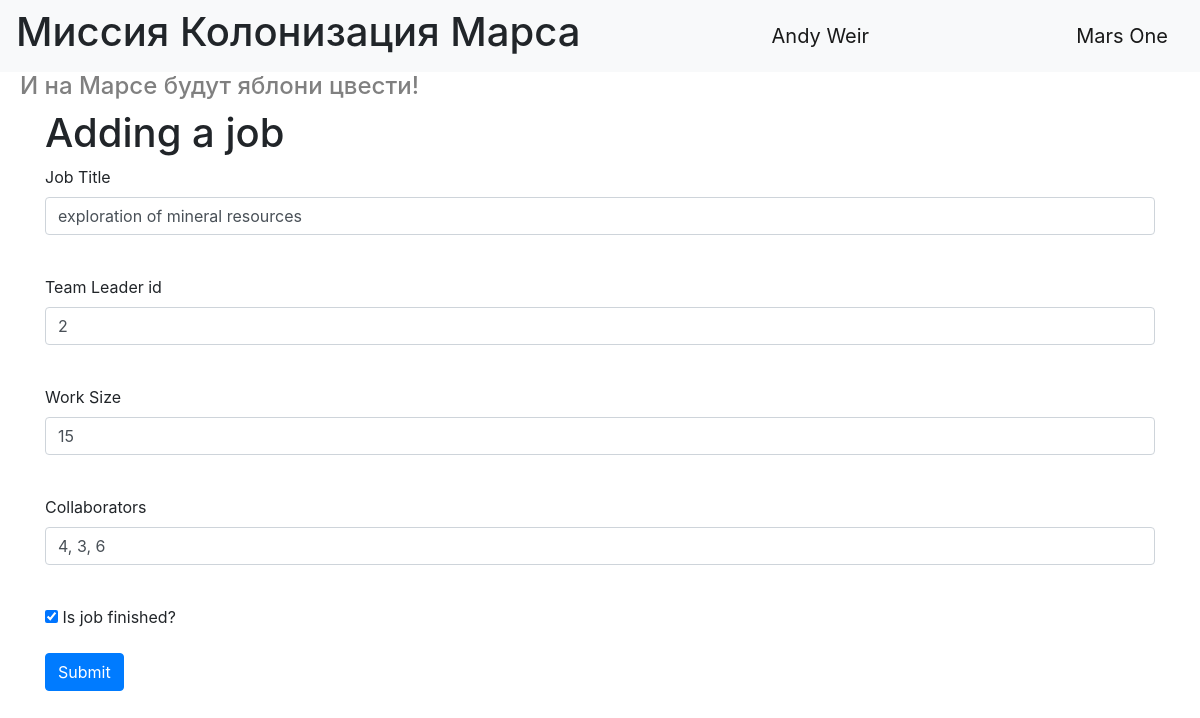
Page /jobs/2 (signed in) on the earlier database version.
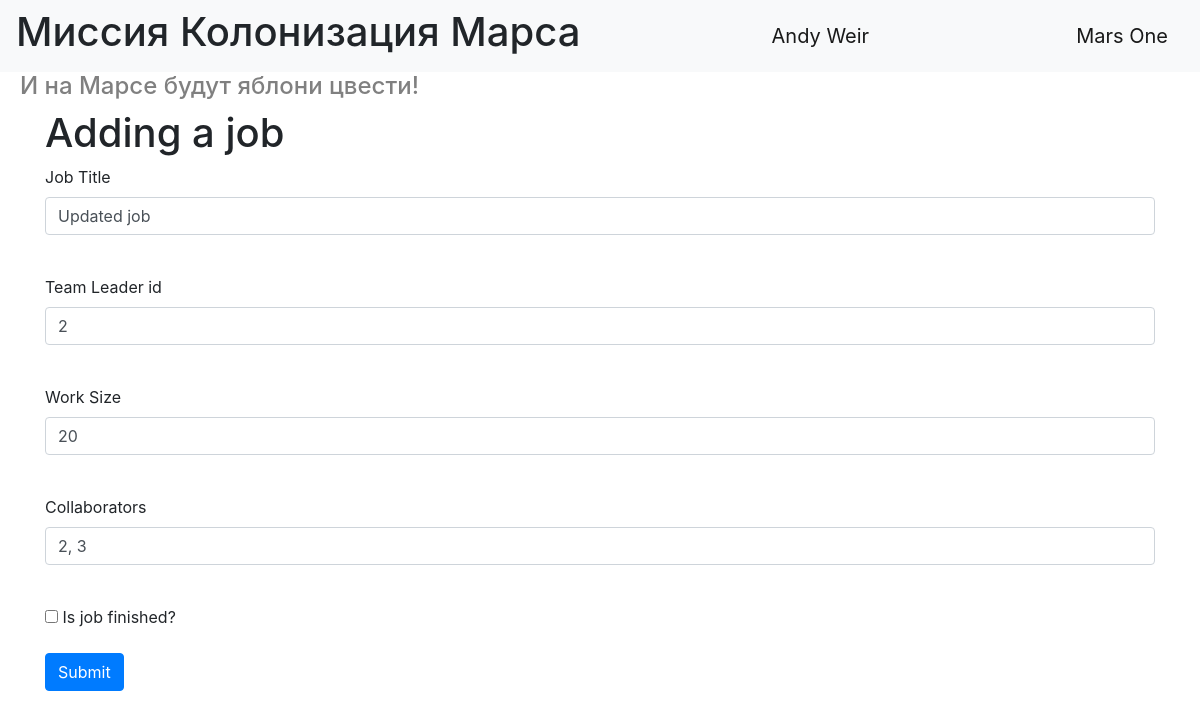
Same page on the later database version.
### data/jobs.py (models this page shows, shortened)
class Jobs(SqlAlchemyBase, SerializerMixin):
    __tablename__ = 'jobs'
    id = sqlalchemy.Column(sqlalchemy.Integer, primary_key=True, autoincrement=True)
    job = sqlalchemy.Column(sqlalchemy.String, nullable=True)
    work_size = sqlalchemy.Column(sqlalchemy.String, nullable=True, default=0)
    collaborators = sqlalchemy.Column(sqlalchemy.String, nullable=True)
    start_date = sqlalchemy.Column(sqlalchemy.DateTime, default=datetime.datetime.now)
    end_date = sqlalchemy.Column(sqlalchemy.DateTime, default=datetime.datetime.now)
    is_finished = sqlalchemy.Column(sqlalchemy.Boolean, default=True)
    team_leader = sqlalchemy.Column(sqlalchemy.Integer, sqlalchemy.ForeignKey("users.id"))
    user = orm.relationship('User', back_populates="jobs")

### index.py (the view, shortened to what this page needs)
@app.route('/jobs/<int:id>', methods=['GET', 'POST'])
@login_required
def edit_jobs(id):
    form = JobsForm()
    if request.method == "GET":
        db_sess = db_session.create_session()
        job = db_sess.query(Jobs).filter(Jobs.id == id).first()
        if job:
            if current_user.id == 1 or job.team_leader == current_user.id:
                form.title.data = job.job
                form.teamleader_id.data = job.team_leader
                form.work_size.data = job.work_size
                form.collaborators.data = job.collaborators
                form.is_finished.data = job.is_finished
            else:
                abort(403)
        else:
            abort(404)
    return render_template('jobs.html',
                           title='Editing a work',
                           form=form)

### form/jobs.py
class JobsForm(FlaskForm):
    title = StringField('Job Title', validators=[DataRequired()])
    teamleader_id = StringField('Team Leader id', validators=[DataRequired()])
    work_size = StringField('Work Size', validators=[DataRequired()])
    collaborators = StringField('Collaborators', validators=[DataRequired()])
    is_finished = BooleanField("Is job finished?")
    submit = SubmitField('Submit')

### data/db_session.py (called while the page is built)
def create_session() -> Session:
    global __factory
    return __factory()

### index.py (called while the page is built)
@login_manager.user_loader
def load_user(user_id):
    db_sess = db_session.create_session()
    return db_sess.query(User).get(user_id)

### templates/jobs.html (shortened to what this page needs)
{% extends "base.html" %}
{% block content %}
<h1>Adding a job</h1>
<form action="" method="post">
    <p>
        {{ form.title.label }}<br>
        {{ form.title(class="form-control") }}<br>
    </p>
    <p>
        {{ form.teamleader_id.label }}<br>
        {{ form.teamleader_id(class="form-control") }}<br>
    </p>
    <p>
        {{ form.work_size.label }}<br>
        {{ form.work_size(class="form-control") }}<br>
    </p>
    <p>
        {{ form.collaborators.label }}<br>
        {{ form.collaborators(class="form-control") }}<br>
    </p>
    <p>{{ form.is_finished() }} {{ form.is_finished.label }}</p>
    <p>{{ form.submit(type="submit", class="btn btn-primary") }}</p>
</form>
{% endblock %}

Differences in the rows shown:
changed Jobs: work_size "15" → "20"; collaborators "4, 3, 6" → "2, 3"; is_finished "☑" → "☐"
Other differences:
form field title: "exploration of mineral resources" → "Updated job"
